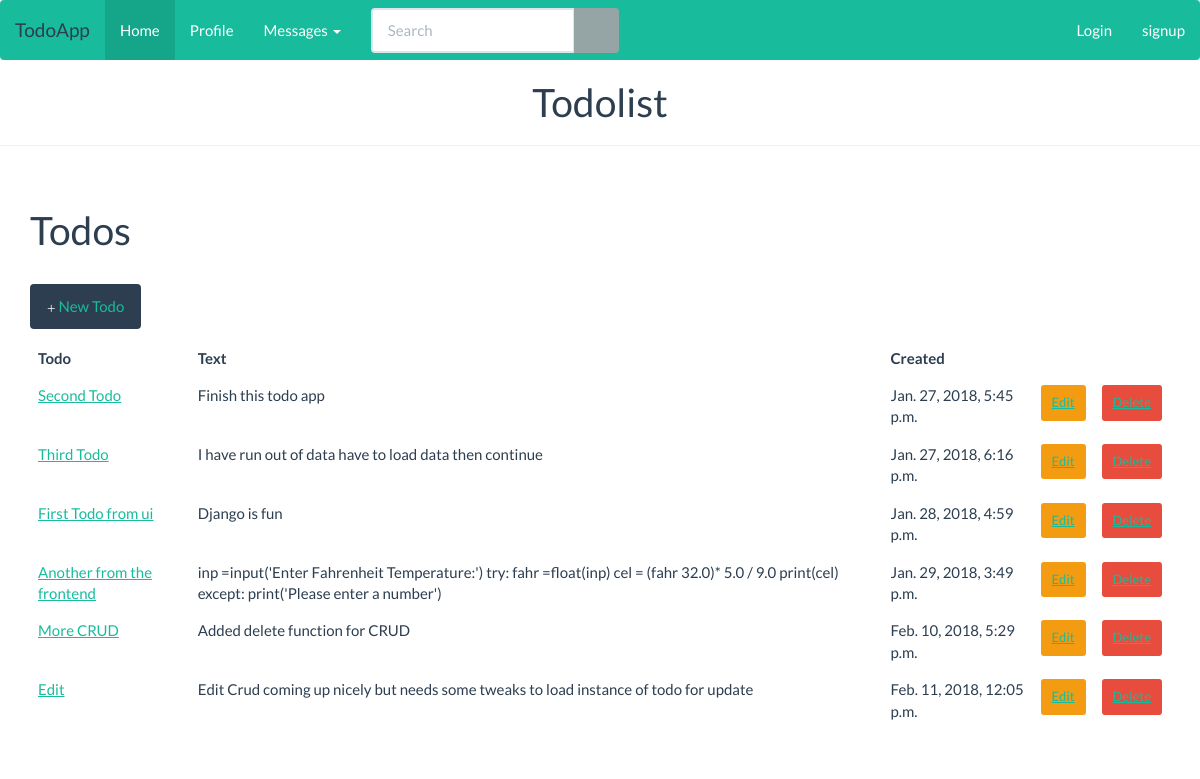
The app's page /, older data.
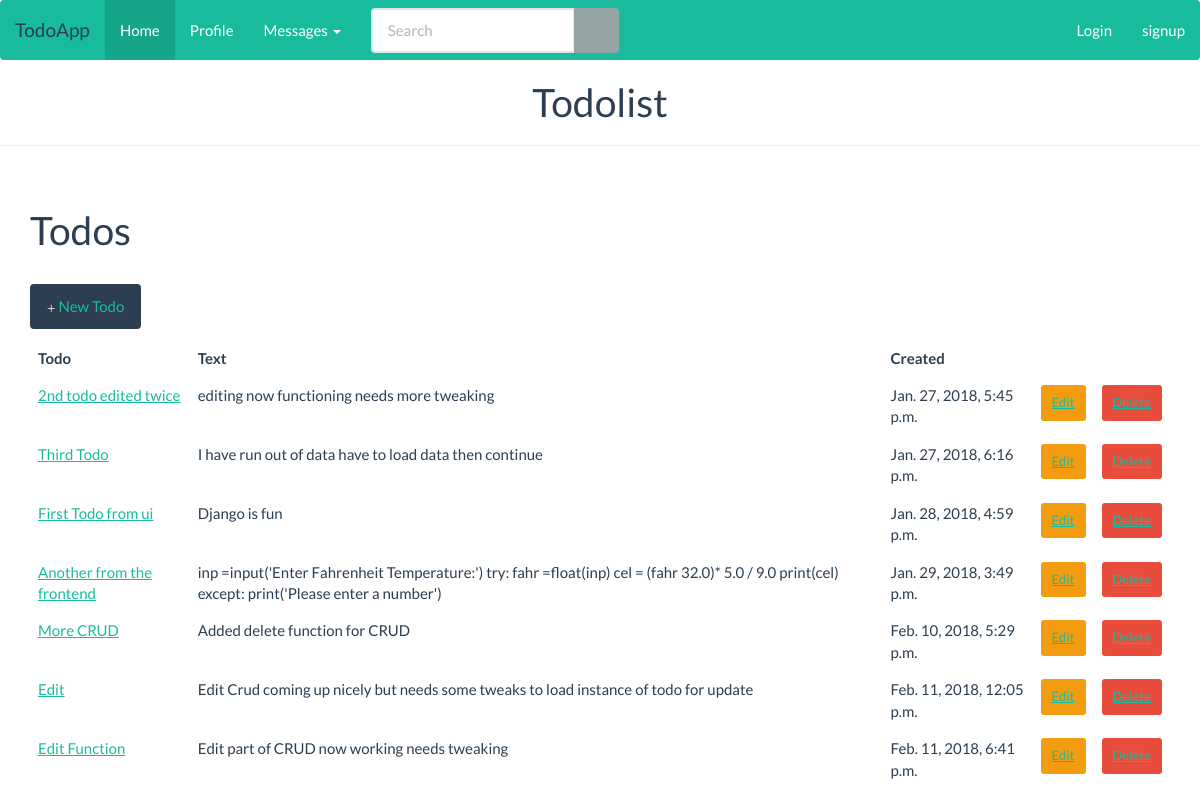
The same page, newer data.
### todos/models.py (models this page shows, shortened)
class Todo(models.Model):
    title = models.CharField(max_length=50)
    text = models.TextField()
    created_at = models.DateTimeField(default=datetime.now, blank=True)

### todos/views.py (the view)
# urls.py: path('', views.index, name='index'),
def index(request):
    todos = Todo.objects.all()[:10]
    context = {
        'todos': todos
    }
    return render(request, 'index.html', context)

### todos/Templates/index.html
{% include 'partials/header.html' %}
<div class="container">
        <h1 class="page-header">Todos</h1>
  <p>
    <button type="button"
            class="btn btn-primary">
      <span class="glyphicon glyphicon-plus"></span>
     <a href="/todos/add"> New Todo</a>
    </button>
  </p>
      <table class="table">
        <thead class="thead-inverse">
          <tr>
            <th>Todo</th>
            <th>Text</th>
            <th>Created</th>
          </tr>
        </thead>
        <tbody>
          {% for todo in todos %}
            <tr>
              <td>
                <a href="/todo/details/{{ todo.id }}">{{ todo.title }}
              </td>
                <td>{{ todo.text }}</td>
              <td>{{ todo.created_at }}</td>
            <td>
      <button type="button"
              class="btn btn-warning btn-sm">
        <a href="{% url 'update' pk=todo.id %}"> Edit
      </a></button></td>
                <td>
                <button type="button" class="btn btn-danger btn-sm">
        <a href="{% url 'delete' todo.id %}"> Delete
      </a></button>
            </td>
            </tr>
          {% endfor %}
        </tbody>
      </table>
    </div>

### todos/Templates/partials/header.html (shortened to what this page needs)
{% load static %}
<!DOCTYPE html>
<html>
<head>
    {% load static %}
    <link rel="stylesheet" href="{% static 'css/style.css' %}">
    <link rel="stylesheet" href="{% static 'css/bootstrap.min.css' %}">
</head>
<body>
<nav class="navbar navbar-inverse">
    <div class="navbar-header">
        <a href="#" class="navbar-brand">TodoApp</a>
    </div>
    <div id="navbarCollapse" class="collapse navbar-collapse">
        <ul class="nav navbar-nav">
            <li class="active"><a href="/">Home</a></li>
            <li><a href="#">Profile</a></li>
            <li class="dropdown">
                <a data-toggle="dropdown" class="dropdown-toggle" href="#">Messages <b class="caret"></b></a>
            </li>
        </ul>
        <form class="navbar-form navbar-left">
            <div class="input-group">
                <input type="text" class="form-control" placeholder="Search">
                <span class="input-group-btn">
                    <button type="button" class="btn btn-default"><span class="glyphicon glyphicon-search"></span></button>
                </span>
            </div>
        </form>
        <ul class="nav navbar-nav navbar-right">
            {% if user.is_authenticated %}
                <li>User: {{ user.get_username }}</li>
                <li><a href="{% url 'logout'%}?next={{request.path}}">Logout</a></li>
            {% else %}
                <li><a href="{% url 'login' %}">Login</a></li>
                <li><a href="{% url 'signup' %}">signup</a></li>
            {% endif %}
            </ul>
    </div>
</nav>
<header>
    <h1 align="center">Todolist</h1>
    <hr>
</header>

### todos/static/css/style.css (style rules this page uses)
a:hover, a:visited, a:link, a:active { text-decoration: none; }

Row changes from the older to the newer data that the page shows:
changed Todo: title "Second Todo" → "2nd todo edited twice"; text "Finish this todo app" → "editing now functioning needs more tweaking"
added Todo: title "Edit Function", text "Edit part of CRUD now working needs tweaking", created_at "Feb. 11, 2018, 6:41 p.m."
